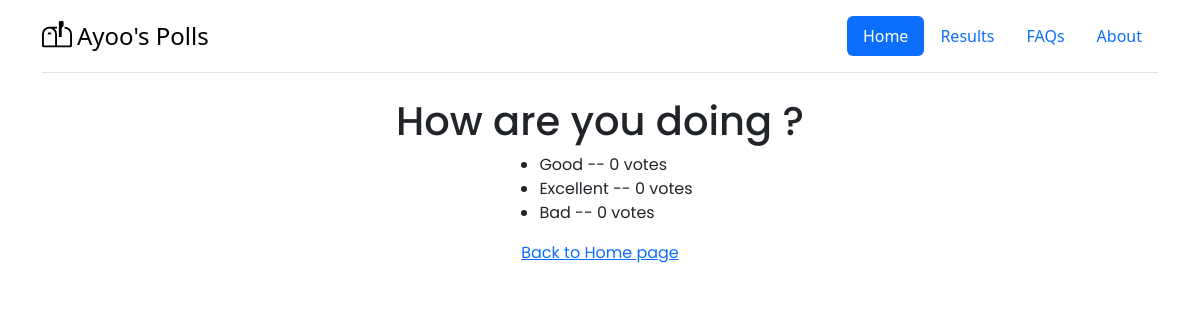
Page /Polls/4/results/ on the committed database.
### polls/models.py (models this page shows, shortened)
class Question(models.Model):
    question_text = models.CharField(max_length=200)
    pub_date = models.DateTimeField("Published date")

class Choice(models.Model):
    question = models.ForeignKey(Question, on_delete=models.CASCADE)
    choice_text = models.CharField(max_length=200)
    votes = models.IntegerField(default=0)

### polls/views.py (the view)
# urls.py: path("<int:question_id>/results/", views.results, name="results"),
def results(request, question_id):
    question = get_object_or_404(Question, pk=question_id)
    return render(request, "polls/results.html", {
        "question": question,
    })

### polls/templates/polls/results.html
{% extends 'polls/layout.html' %}
{% load static %}
{% block head %}
    <link rel="stylesheet" href="{% static 'polls/result.css' %}">
{% endblock %}
{% block body %}
<div class="container result-info">
    <h1> {{question.question_text}} </h1>
    <ul class="myul">
        {% for choice in question.choice_set.all %}
            <li> {{choice.choice_text}} -- {{choice.votes}} vote{{choice.votes|pluralize}} </li>
        {% endfor %}
    </ul>
    <a href="{% url 'polls:index' %}" style="display: block;">Back to Home page</a>
</div>
{% endblock body %}

### polls/static/polls/result.css (style rules this page uses)
.result-info { font-family: "Poppins"; text-align: center; }
.myul { display: inline-block; text-align: left; }

### rows in the picture
Question: question_text "How are you doing ?"
Choice: choice_text "Good", votes "0"
Choice: choice_text "Excellent", votes "0"
Choice: choice_text "Bad", votes "0"
